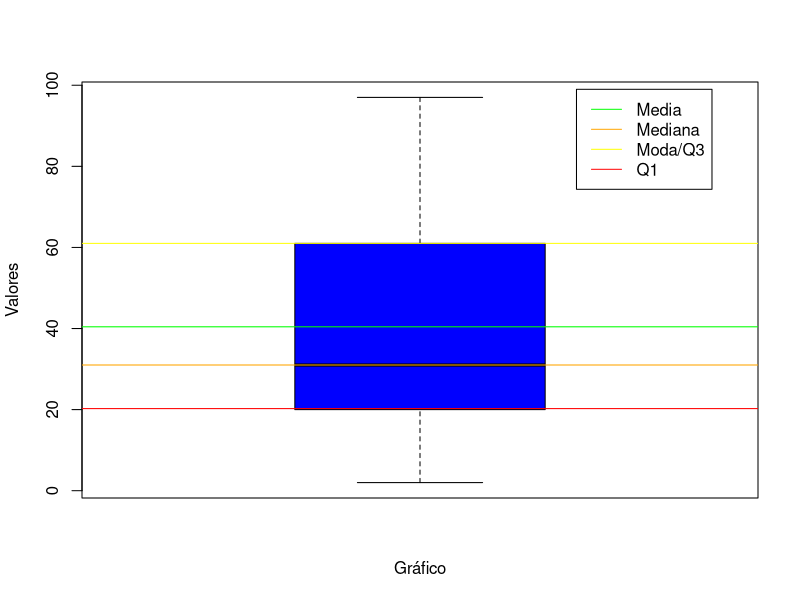

Source code (R):
library(readxl)
exercicio2 = read_excel("./dados/exercicio2.xls")
x = exercicio2$`Casas`

#MEDIA ----------------
media = mean(x)
print(media)

#MEDIANA/Q2 ----------------
mediana = median(x)
print(mediana)

#MODA ----------------
getmode <- function(v) {
  uniqv <- unique(v)
  uniqv[which.max(tabulate(match(v, uniqv)))]
}
v <- x
moda = getmode(v)
print(moda)

#QUARTIL 1 ----------------
q1 = quantile(x, probs = c(0.25))
print(q1)
#QUARTIL 3 ----------------
q3 = quantile(x, probs = c(0.75))
print(q3)

boxplot(exercicio2, col = "blue", horizontal = FALSE, xlab = "Gráfico", ylab = "Valores")
abline(h = media, col = "green")
abline(h = mediana, col = "orange")
abline(h = moda, col = "yellow")
abline(h=q1, col="red")
legend(1.25, 99, legend = c("Media", "Mediana","Moda/Q3", "Q1"), col = c("green", "orange","yellow","red"), lty = 1:1)
